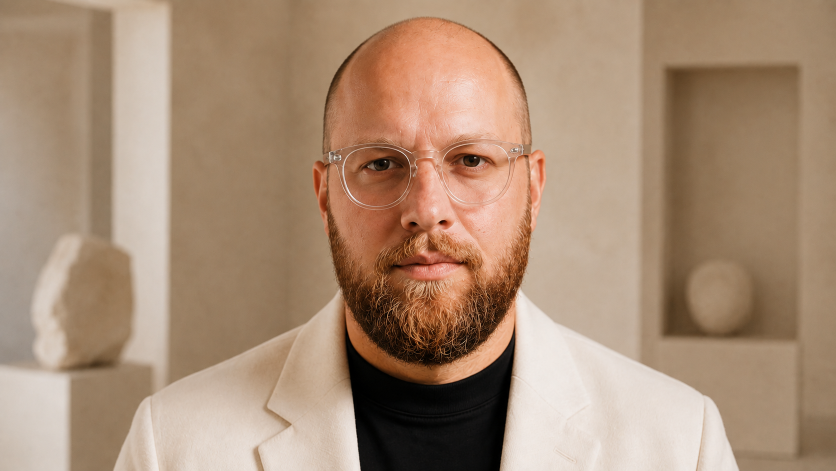
#> input picture assets/derived-portraits/hero-sequence/nicolas-jez-hero-sequence-01-ivory.png, 1672 x 941 px (shown at 1/2 size); its folder holds 4 pictures in this run
$ python analyze-hero-face-geometry.py
#> lines starting #> are read from the running program, lines starting #| are printed output that depends on the picture; after the words box and inside, x2 and y2 are one past the last pixel; in counts of white or black regions, pixels touching at a corner belong together
from pathlib import Path
from PIL import Image
import numpy as np

ROOT = Path("assets/derived-portraits/hero-sequence")


def close_small_gaps(values: np.ndarray, gap: int = 16) -> np.ndarray:
    result = values.copy()
    false_indices = np.flatnonzero(~result)
    if not false_indices.size:
        return result
    start = None
    for idx in range(len(result)):
        if not result[idx] and start is None:
            start = idx
        if result[idx] and start is not None:
            if idx - start <= gap:
                result[start:idx] = True
            start = None
    return result


def geometry(path: Path) -> tuple[int, int, int]:
    image = Image.open(path).convert("YCbCr")
#> image: PIL image 1672x941 YCbCr; mean of channels 0, 1, 2 145.9, 111.1, 143.3
    data = np.asarray(image)
    y, cb, cr = data[..., 0], data[..., 1], data[..., 2]
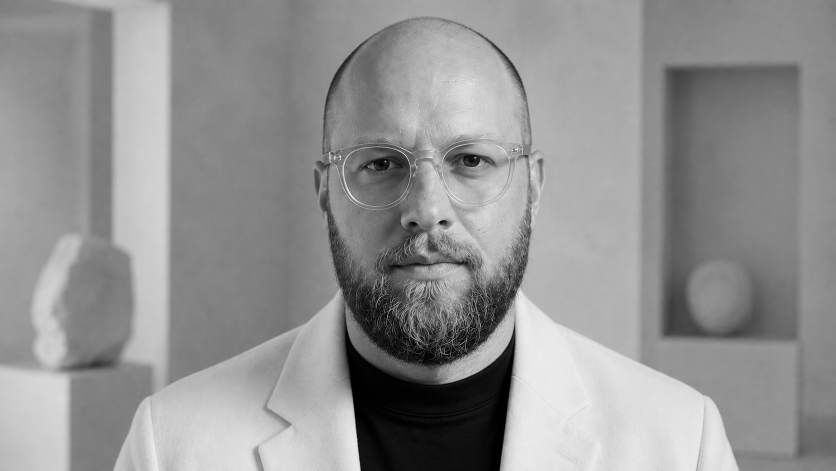
#> y: shape (941, 1672) (shown at 1/2 size); min 0, max 255, mean 145.9
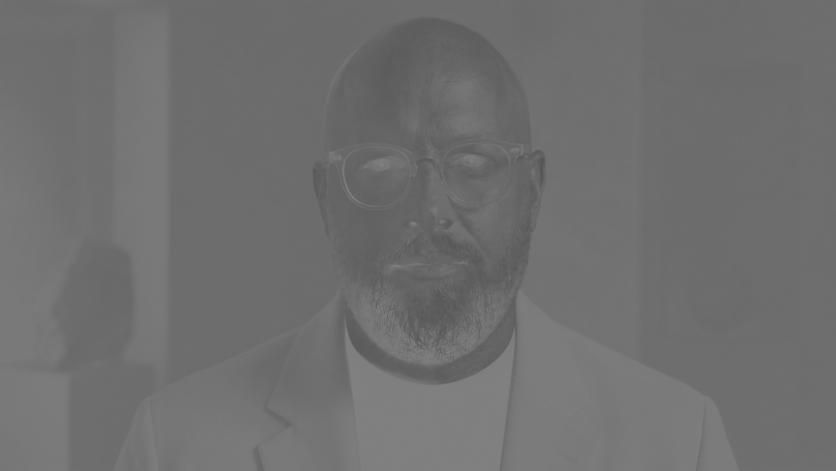
#> cb: shape (941, 1672) (shown at 1/2 size); min 82, max 132, mean 111.1
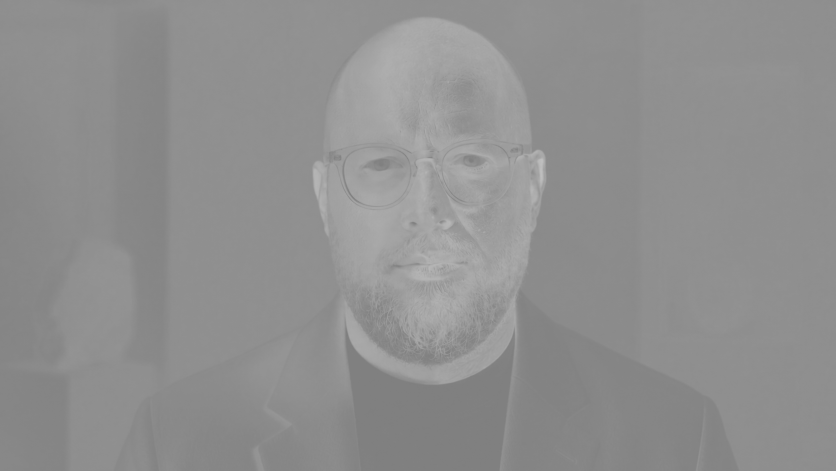
#> cr: shape (941, 1672) (shown at 1/2 size); min 126, max 192, mean 143.3
    skin = (y > 55) & (cb >= 76) & (cb <= 132) & (cr >= 132) & (cr <= 188)
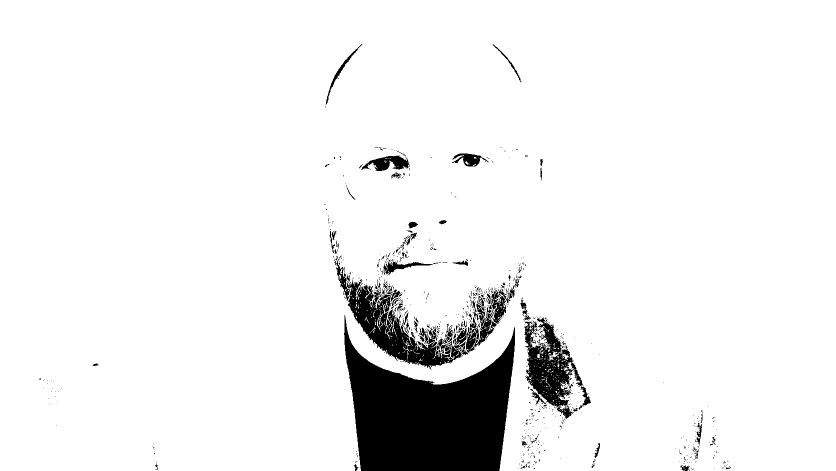
#> skin: shape (941, 1672) bool (shown at 1/2 size); 93.6% white; 818 black regions (735 under 20 px), largest, box (x1, y1, x2, y2) and area: (688, 630, 1030, 941) 61571, (669, 511, 993, 740) 16545, (1049, 635, 1167, 837) 9903
    height, width = skin.shape
#> height = 941; width = 1672
    center = width // 2
#> center = 836

    central_density = skin[:, center - 70:center + 70].mean(axis=1)
#> central_density = 941 values, max 1 at index 0, min 0 at index 769, mean 0.713
    valid = central_density > 0.22
    top = 0
    for row in range(0, min(420, height - 24)):
        if valid[row:row + 24].mean() > 0.72:
            top = row
            break

    sample_rows = range(min(top + 70, height - 1), min(top + 155, height - 1), 8)
    spans = []
    for row in sample_rows:
        line = close_small_gaps(skin[row], 24)
        left = center
        while left > 0 and line[left - 1]:
            left -= 1
        right = center
        while right < width - 1 and line[right + 1]:
            right += 1
        if right - left > 120:
            spans.append((left, right))
#> this loop made 11 passes
#> false_indices in close_small_gaps on passes 4 to 7: [716, 717, 718, 990, 991, 992, 993], [708, 709, 710, 711, 999, 1000, 1001], [700, 701, 702, 703, 704, 1006, 1007, 1008, 1009], [693, 694, 695, 696, 697, 698, 699, 1014, 1015, 1016]
#> after the loop, spans = [(0, 1671), (0, 1671), (0, 1671), (0, 1671), (0, 1671), (0, 1671), (0, 1671), (0, 1671), (0, 1671), (0, 1671), (0, 1671)]
    if not spans:
        return top, center, 0
    left = int(np.median([span[0] for span in spans]))
#> left = 0
    right = int(np.median([span[1] for span in spans]))
#> right = 1671
    return top, (left + right) // 2, right - left + 1


for file in sorted(ROOT.glob("nicolas-jez-hero-sequence-*.png")):
    top, center, width = geometry(file)
#> top = 0; center = 835; width = 1672
    print(f"{file.name}\ttop={top}\tcenter={center}\twidth={width}")
#| nicolas-jez-hero-sequence-01-ivory.png	top=0	center=835	width=1672
#> pass 2 of the loop `for file in sorted(ROOT.glob("nicolas-jez-hero-sequence-*.png")):`:
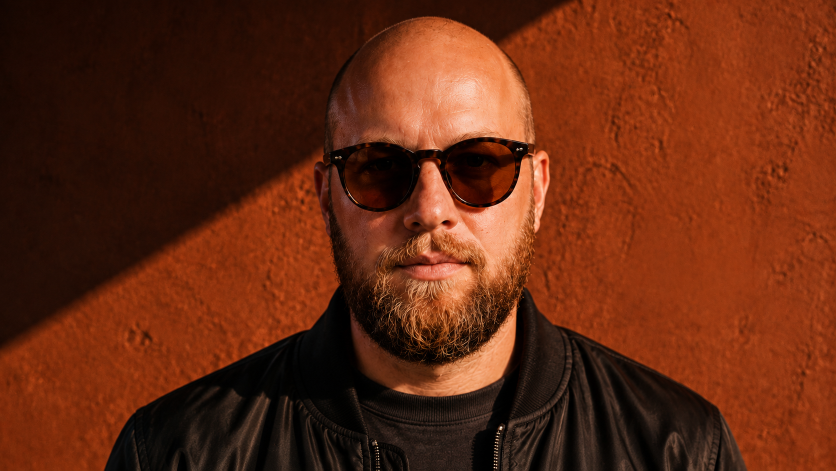
#> input picture assets/derived-portraits/hero-sequence/nicolas-jez-hero-sequence-02-terracotta.png, 1672 x 941 px (shown at 1/2 size)
#> image: PIL image 1672x941 YCbCr; mean of channels 0, 1, 2 55.9, 105.8, 158.7
#> in geometry (call 2), `y, cb, cr = data[..., 0], data[..., 1], data[..., 2]`:
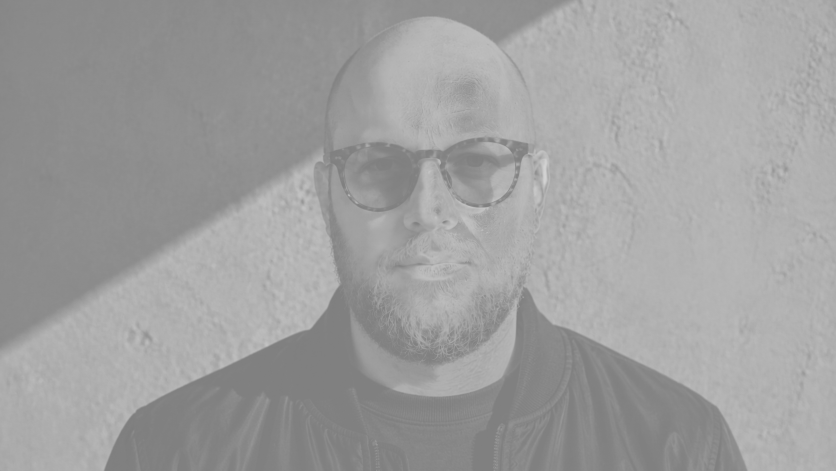
#> cr: shape (941, 1672) (shown at 1/2 size); min 125, max 212, mean 158.7
#> in geometry (call 2), `skin = (y > 55) & (cb >= 76) & (cb <= 132) & (cr >= 132) & (cr <= 188)`:
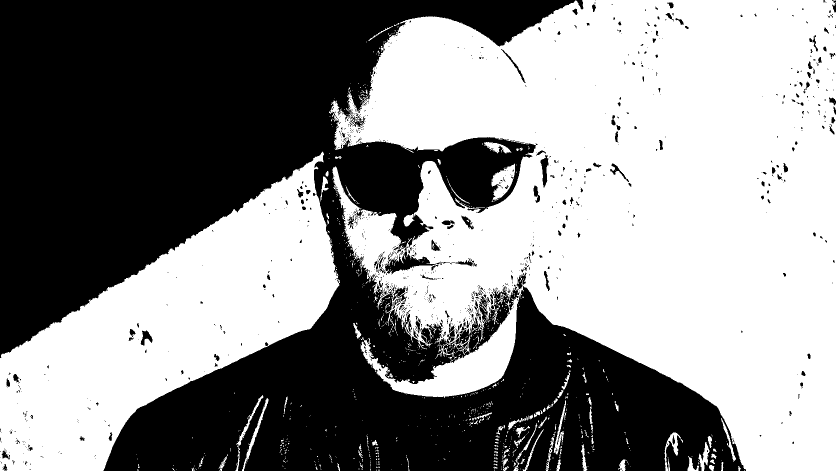
#> skin: shape (941, 1672) bool (shown at 1/2 size); 54% white; 1036 black regions (873 under 20 px), largest, box (x1, y1, x2, y2) and area: (0, 0, 1492, 941) 708588, (1081, 310, 1097, 375) 560, (785, 573, 815, 618) 476
#> central_density = 941 values, max 1 at index 103, min 0 at index 0, mean 0.535
#> after the loop in geometry (call 2), `for row in sample_rows:`: spans = [(762, 1671), (757, 1671), (758, 1671), (756, 1671), (752, 1671), (745, 1671), (740, 1671), (743, 1671), (741, 1671), (742, 1671), (741, 1671)]
#> in geometry (call 2), `left = int(np.median([span[0] for span in spans]))`: left = 745
#> in geometry (call 2), `right = int(np.median([span[1] for span in spans]))`: right = 1671
#> `top, center, width = geometry(file)`: top = 28; center = 1208; width = 927
#| nicolas-jez-hero-sequence-02-terracotta.png	top=28	center=1208	width=927
#> pass 3 of the loop `for file in sorted(ROOT.glob("nicolas-jez-hero-sequence-*.png")):`:
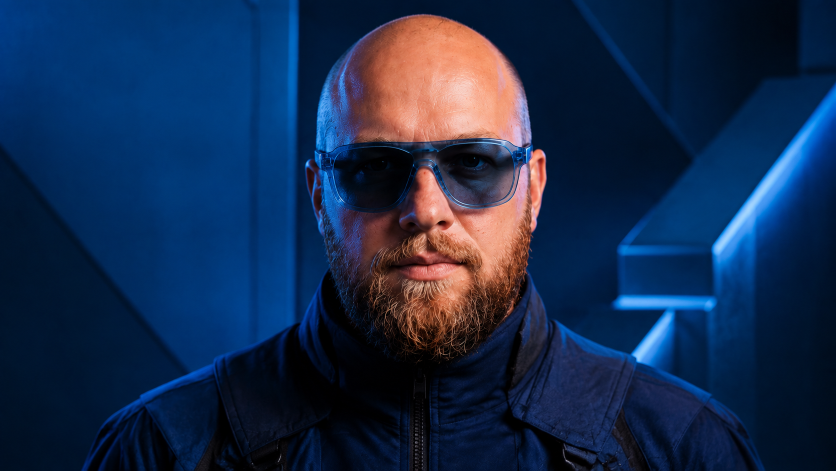
#> input picture assets/derived-portraits/hero-sequence/nicolas-jez-hero-sequence-03-cobalt.png, 1672 x 941 px (shown at 1/2 size)
#> image: PIL image 1672x941 YCbCr; mean of channels 0, 1, 2 40.2, 147.8, 114.4
#> in geometry (call 3), `y, cb, cr = data[..., 0], data[..., 1], data[..., 2]`:
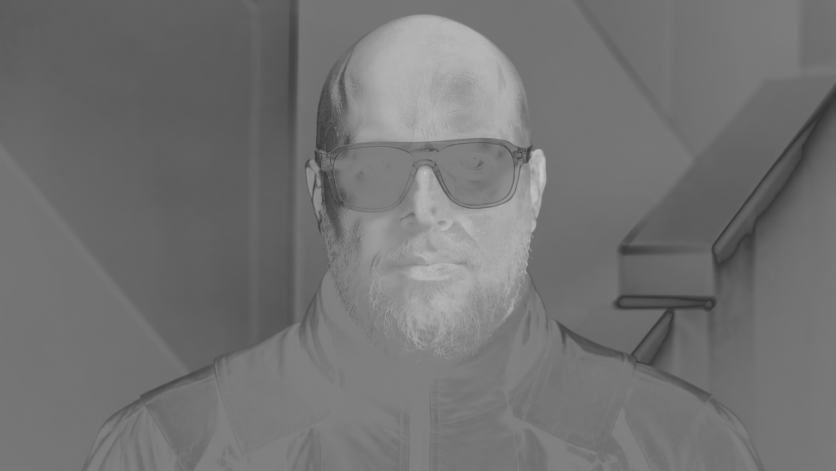
#> cr: shape (941, 1672) (shown at 1/2 size); min 46, max 198, mean 114.4
#> in geometry (call 3), `skin = (y > 55) & (cb >= 76) & (cb <= 132) & (cr >= 132) & (cr <= 188)`:
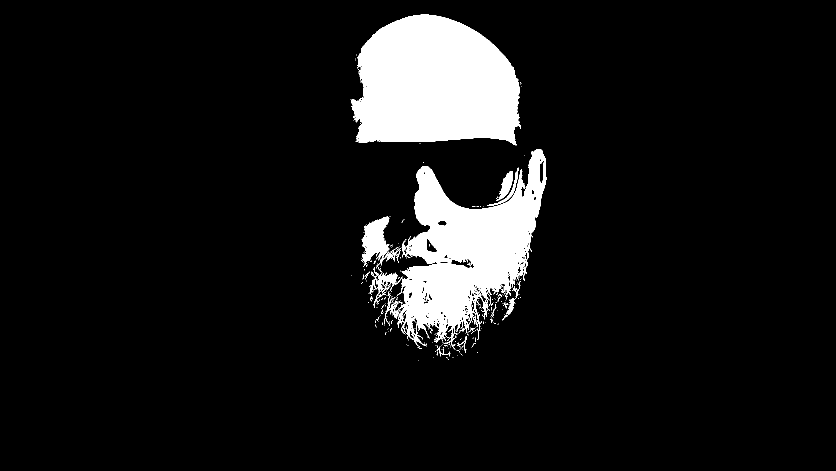
#> skin: shape (941, 1672) bool (shown at 1/2 size); 8.5% white; 278 white regions (259 under 20 px), largest, box (x1, y1, x2, y2) and area: (701, 29, 1042, 291) 69997, (768, 298, 1093, 699) 56221, (723, 432, 803, 537) 3393
#> central_density = 941 values, max 1 at index 55, min 0 at index 0, mean 0.459
#> after the loop in geometry (call 3), `for row in sample_rows:`: spans = [(724, 992), (722, 999), (718, 1007), (710, 1014), (716, 1020), (715, 1026), (717, 1029), (719, 1029), (721, 1035), (725, 1042), (727, 1038)]
#> in geometry (call 3), `left = int(np.median([span[0] for span in spans]))`: left = 719
#> in geometry (call 3), `right = int(np.median([span[1] for span in spans]))`: right = 1026
#> `top, center, width = geometry(file)`: top = 24; center = 872; width = 308
#| nicolas-jez-hero-sequence-03-cobalt.png	top=24	center=872	width=308
